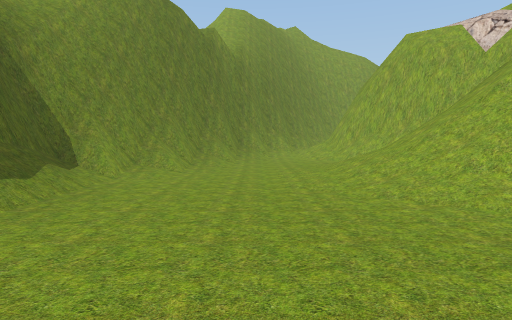
View 1 (above)

21 first-person views from a walk through a 3-D level made in the Unity game engine. The camera is 1.5 m above the floor, tilts 4° down and sees 75° across. The floor is counted in squares, 2 m on a side. Each view is taken from the middle of a square. On the plan, view 1 faces up. The plan holds only what a view shows up to about 11 squares ahead; the rest is blank. The place goes on beyond the plan. The player is left out. Some surface patterns are stand-ins.

View 2
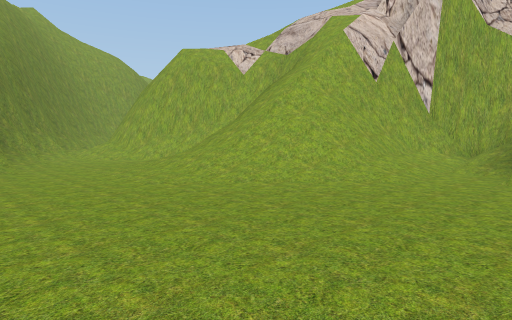

View 3
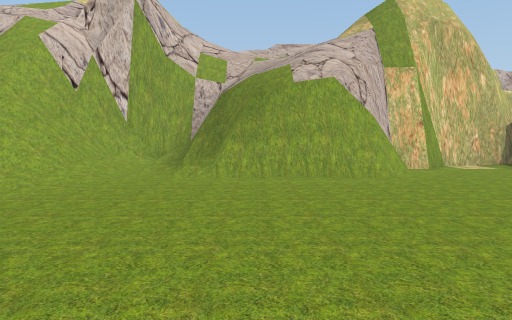

View 4
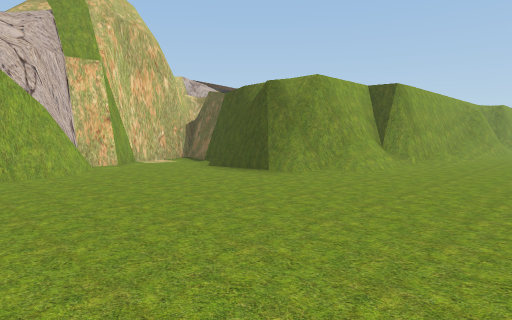

View 5
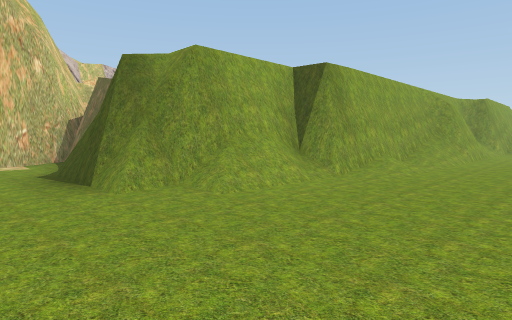

View 6
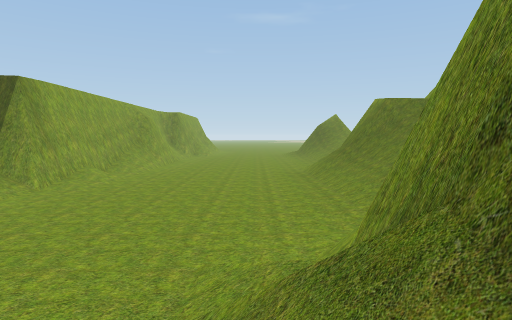

View 7
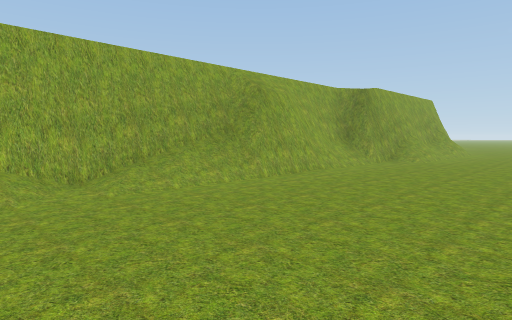

View 8
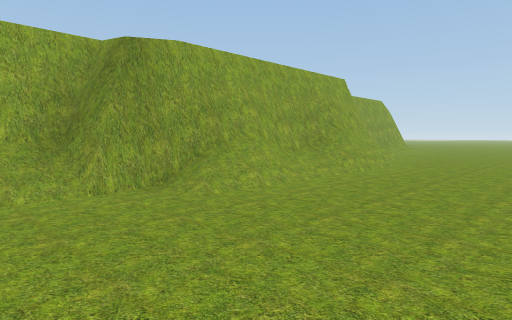

View 9
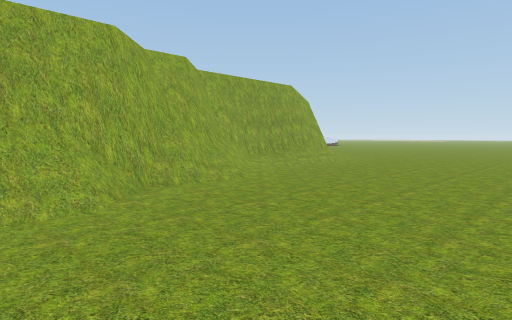

View 10
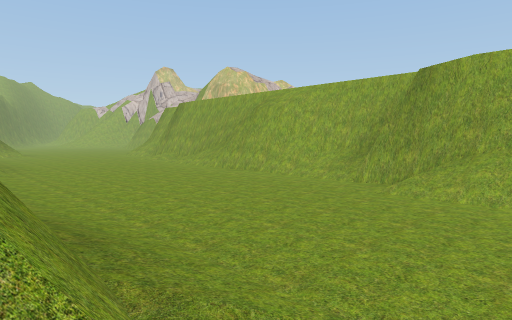

View 11
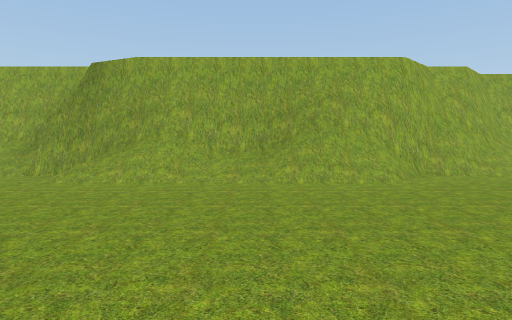

View 12
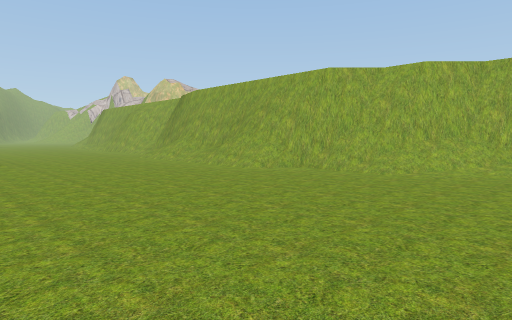

View 13
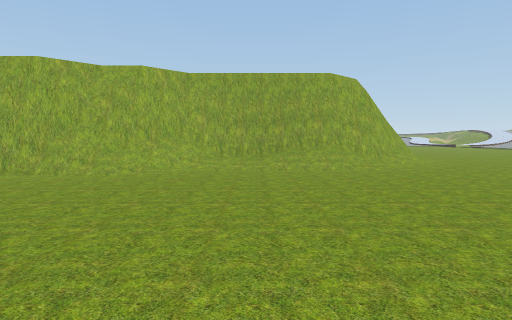

View 14
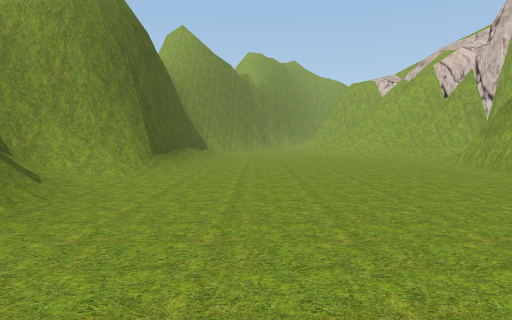

View 15
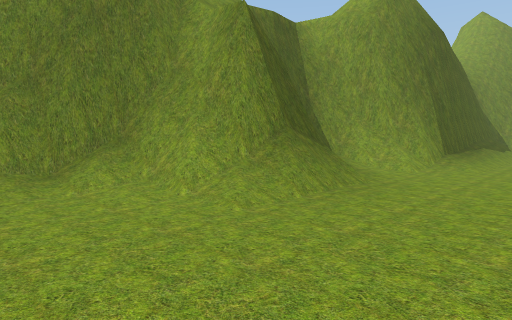

View 16
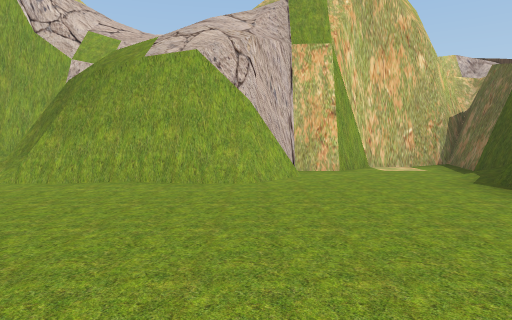

View 17
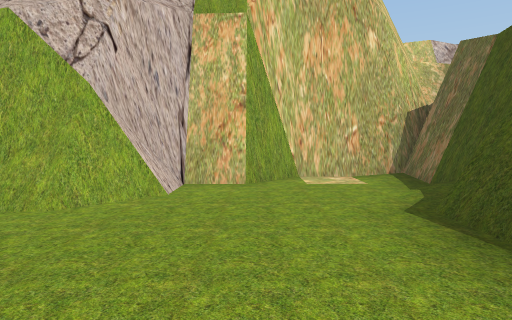

View 18
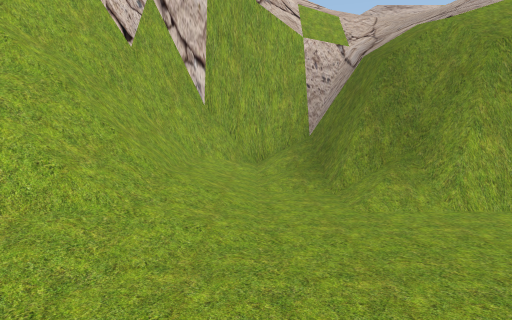

View 19
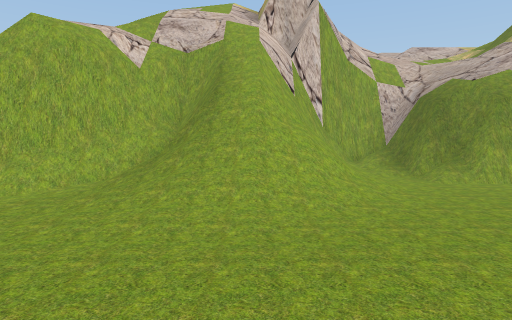

View 20
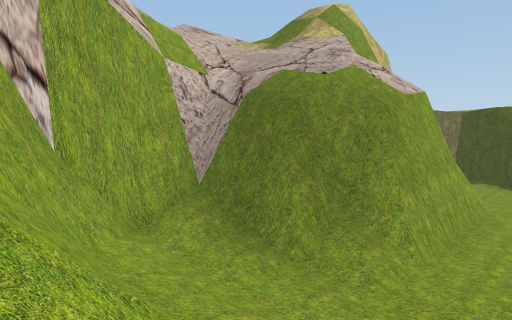

View 21
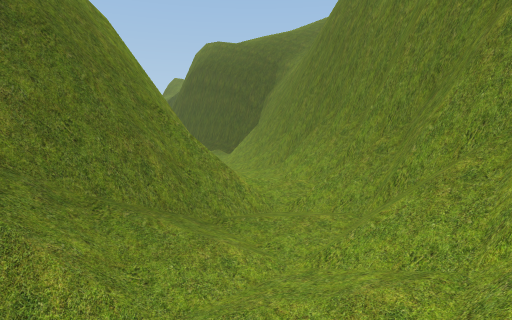

### Floor plan
Key: @ floor where view 1 was taken; # wall or solid block; x gap in a wall; . main floor; : floor 0.5 m higher than the main floor; + floor 0.75 m higher than the main floor; * floor 7.5 m higher than the main floor; / step, stairs or slope; = window, fence, low wall or low ledge; v drop or lower ground.
Columns run from 7 left of view 1 to 12 right of it. Each row starts with its distance up from view 1.
 15          ##/.
 14         ##/..
 13        ##/://
 12        #=+###
 11       ##:/#v
 10      ##/./##/
  9     ##/...##///
  8     ##..../#vv=/
  7    ##/...:/=#vv/
  6    ##....///##=/
  5    #/....//===//
  4    #/....//=vxv##
  3    #/.....///####
  2    #/........./###
  1    #/........####=
  0    #/..@....##v///
 -1   ##:.......#///////
 -2 ####........#////*//
 -3  #=.........#///////
 -4   /.........##//////
 -5   #/.........###//
 -6  ##/..........##=
 -7 ##//...........#
 -8 #/.......###...#v
 -9 #......./# v#####
-10  /....../#     vv
-11 //....../#         v
-12 //......##         v
-13 =/.....:#
-14 #/...../#
-15 #/...../#
-16  :...../#
-17  ....../#
-18  ......##
-19  ......#/
-20  ......#/
-21  ......##
-22  ....../#
-23  /.....#v
-24 #:..../#
-25 #...../#
-26 /...../#
-27 ....../#
-28  .....##
-29  .....##
-30  ......#
-31 .......#v
-32 ......./#
-33 ......../#
-34 ......../#
-35 ........:#
-36  ......./#

Positions as (right, up) in squares from view 1, and headings:
1: (0, 0), facing up
2: (-2, 0), facing up-right
3: (-3, -1), facing right
4: (-3, -2), facing down-right
5: (-3, -6), facing down-right
6: (-4, -5), facing down
7: (-5, -13), facing down-right
8: (-5, -21), facing down-right
9: (-5, -28), facing down-right
10: (-7, -26), facing up-right
11: (-7, -27), facing right
12: (-7, -35), facing up-right
13: (-7, -35), facing right
14: (-1, -9), facing up
15: (-1, -10), facing up-left
16: (-1, -4), facing right
17: (1, -6), facing right
18: (1, 2), facing right
19: (-3, 5), facing right
20: (3, 4), facing down-right
21: (5, 15), facing down-left
